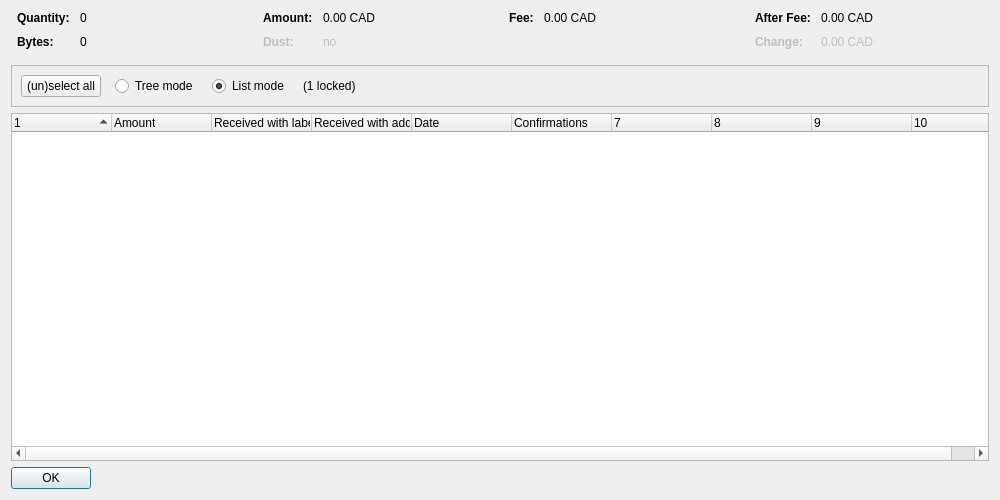
<?xml version="1.0" encoding="UTF-8"?>
<ui version="4.0">
 <class>CoinControlDialog</class>
 <widget class="QDialog" name="CoinControlDialog">
  <property name="geometry">
   <rect>
    <x>0</x>
    <y>0</y>
    <width>1000</width>
    <height>500</height>
   </rect>
  </property>
  <property name="windowTitle">
   <string>Coin Selection</string>
  </property>
  <layout class="QVBoxLayout" name="verticalLayout">
   <item>
    <layout class="QHBoxLayout" name="horizontalLayoutTop" stretch="0,0,0,0">
     <property name="topMargin">
      <number>0</number>
     </property>
     <property name="bottomMargin">
      <number>10</number>
     </property>
     <item>
      <layout class="QFormLayout" name="formLayoutCoinControl1">
       <property name="horizontalSpacing">
        <number>10</number>
       </property>
       <property name="verticalSpacing">
        <number>10</number>
       </property>
       <property name="leftMargin">
        <number>6</number>
       </property>
       <property name="rightMargin">
        <number>6</number>
       </property>
       <item row="0" column="0">
        <widget class="QLabel" name="labelCoinControlQuantityText">
         <property name="font">
          <font>
           <weight>75</weight>
           <bold>true</bold>
          </font>
         </property>
         <property name="text">
          <string>Quantity:</string>
         </property>
        </widget>
       </item>
       <item row="0" column="1">
        <widget class="QLabel" name="labelCoinControlQuantity">
         <property name="cursor">
          <cursorShape>IBeamCursor</cursorShape>
         </property>
         <property name="contextMenuPolicy">
          <enum>Qt::ActionsContextMenu</enum>
         </property>
         <property name="text">
          <string notr="true">0</string>
         </property>
         <property name="textInteractionFlags">
          <set>Qt::LinksAccessibleByMouse|Qt::TextSelectableByKeyboard|Qt::TextSelectableByMouse</set>
         </property>
        </widget>
       </item>
       <item row="1" column="0">
        <widget class="QLabel" name="labelCoinControlBytesText">
         <property name="font">
          <font>
           <weight>75</weight>
           <bold>true</bold>
          </font>
         </property>
         <property name="text">
          <string>Bytes:</string>
         </property>
        </widget>
       </item>
       <item row="1" column="1">
        <widget class="QLabel" name="labelCoinControlBytes">
         <property name="cursor">
          <cursorShape>IBeamCursor</cursorShape>
         </property>
         <property name="contextMenuPolicy">
          <enum>Qt::ActionsContextMenu</enum>
         </property>
         <property name="text">
          <string notr="true">0</string>
         </property>
         <property name="textInteractionFlags">
          <set>Qt::LinksAccessibleByMouse|Qt::TextSelectableByKeyboard|Qt::TextSelectableByMouse</set>
         </property>
        </widget>
       </item>
      </layout>
     </item>
     <item>
      <layout class="QFormLayout" name="formLayoutCoinControl2">
       <property name="horizontalSpacing">
        <number>10</number>
       </property>
       <property name="verticalSpacing">
        <number>10</number>
       </property>
       <property name="leftMargin">
        <number>6</number>
       </property>
       <property name="rightMargin">
        <number>6</number>
       </property>
       <item row="0" column="0">
        <widget class="QLabel" name="labelCoinControlAmountText">
         <property name="font">
          <font>
           <weight>75</weight>
           <bold>true</bold>
          </font>
         </property>
         <property name="text">
          <string>Amount:</string>
         </property>
        </widget>
       </item>
       <item row="0" column="1">
        <widget class="QLabel" name="labelCoinControlAmount">
         <property name="cursor">
          <cursorShape>IBeamCursor</cursorShape>
         </property>
         <property name="contextMenuPolicy">
          <enum>Qt::ActionsContextMenu</enum>
         </property>
         <property name="text">
          <string notr="true">0.00 CAD</string>
         </property>
         <property name="textInteractionFlags">
          <set>Qt::LinksAccessibleByMouse|Qt::TextSelectableByKeyboard|Qt::TextSelectableByMouse</set>
         </property>
        </widget>
       </item>
       <item row="1" column="0">
        <widget class="QLabel" name="labelCoinControlLowOutputText">
         <property name="enabled">
          <bool>false</bool>
         </property>
         <property name="font">
          <font>
           <weight>75</weight>
           <bold>true</bold>
          </font>
         </property>
         <property name="text">
          <string>Dust:</string>
         </property>
        </widget>
       </item>
       <item row="1" column="1">
        <widget class="QLabel" name="labelCoinControlLowOutput">
         <property name="enabled">
          <bool>false</bool>
         </property>
         <property name="cursor">
          <cursorShape>IBeamCursor</cursorShape>
         </property>
         <property name="contextMenuPolicy">
          <enum>Qt::ActionsContextMenu</enum>
         </property>
         <property name="text">
          <string notr="true">no</string>
         </property>
         <property name="textInteractionFlags">
          <set>Qt::LinksAccessibleByMouse|Qt::TextSelectableByKeyboard|Qt::TextSelectableByMouse</set>
         </property>
        </widget>
       </item>
      </layout>
     </item>
     <item>
      <layout class="QFormLayout" name="formLayoutCoinControl3">
       <property name="horizontalSpacing">
        <number>10</number>
       </property>
       <property name="verticalSpacing">
        <number>10</number>
       </property>
       <property name="leftMargin">
        <number>6</number>
       </property>
       <property name="rightMargin">
        <number>6</number>
       </property>
       <item row="0" column="0">
        <widget class="QLabel" name="labelCoinControlFeeText">
         <property name="font">
          <font>
           <weight>75</weight>
           <bold>true</bold>
          </font>
         </property>
         <property name="text">
          <string>Fee:</string>
         </property>
        </widget>
       </item>
       <item row="0" column="1">
        <widget class="QLabel" name="labelCoinControlFee">
         <property name="cursor">
          <cursorShape>IBeamCursor</cursorShape>
         </property>
         <property name="contextMenuPolicy">
          <enum>Qt::ActionsContextMenu</enum>
         </property>
         <property name="text">
          <string notr="true">0.00 CAD</string>
         </property>
         <property name="textInteractionFlags">
          <set>Qt::LinksAccessibleByMouse|Qt::TextSelectableByKeyboard|Qt::TextSelectableByMouse</set>
         </property>
        </widget>
       </item>
      </layout>
     </item>
     <item>
      <layout class="QFormLayout" name="formLayoutCoinControl4">
       <property name="horizontalSpacing">
        <number>10</number>
       </property>
       <property name="verticalSpacing">
        <number>10</number>
       </property>
       <property name="leftMargin">
        <number>6</number>
       </property>
       <property name="rightMargin">
        <number>6</number>
       </property>
       <item row="0" column="0">
        <widget class="QLabel" name="labelCoinControlAfterFeeText">
         <property name="font">
          <font>
           <weight>75</weight>
           <bold>true</bold>
          </font>
         </property>
         <property name="text">
          <string>After Fee:</string>
         </property>
        </widget>
       </item>
       <item row="0" column="1">
        <widget class="QLabel" name="labelCoinControlAfterFee">
         <property name="cursor">
          <cursorShape>IBeamCursor</cursorShape>
         </property>
         <property name="contextMenuPolicy">
          <enum>Qt::ActionsContextMenu</enum>
         </property>
         <property name="text">
          <string notr="true">0.00 CAD</string>
         </property>
         <property name="textInteractionFlags">
          <set>Qt::LinksAccessibleByMouse|Qt::TextSelectableByKeyboard|Qt::TextSelectableByMouse</set>
         </property>
        </widget>
       </item>
       <item row="1" column="0">
        <widget class="QLabel" name="labelCoinControlChangeText">
         <property name="enabled">
          <bool>false</bool>
         </property>
         <property name="font">
          <font>
           <weight>75</weight>
           <bold>true</bold>
          </font>
         </property>
         <property name="text">
          <string>Change:</string>
         </property>
        </widget>
       </item>
       <item row="1" column="1">
        <widget class="QLabel" name="labelCoinControlChange">
         <property name="enabled">
          <bool>false</bool>
         </property>
         <property name="cursor">
          <cursorShape>IBeamCursor</cursorShape>
         </property>
         <property name="contextMenuPolicy">
          <enum>Qt::ActionsContextMenu</enum>
         </property>
         <property name="text">
          <string notr="true">0.00 CAD</string>
         </property>
         <property name="textInteractionFlags">
          <set>Qt::LinksAccessibleByMouse|Qt::TextSelectableByKeyboard|Qt::TextSelectableByMouse</set>
         </property>
        </widget>
       </item>
      </layout>
     </item>
    </layout>
   </item>
   <item>
    <widget class="QFrame" name="frame">
     <property name="minimumSize">
      <size>
       <width>0</width>
       <height>40</height>
      </size>
     </property>
     <property name="frameShape">
      <enum>QFrame::StyledPanel</enum>
     </property>
     <property name="frameShadow">
      <enum>QFrame::Sunken</enum>
     </property>
     <layout class="QHBoxLayout" name="horizontalLayout">
      <item>
       <layout class="QHBoxLayout" name="horizontalLayoutPanel" stretch="0,0,0,0,0">
        <property name="spacing">
         <number>14</number>
        </property>
        <item>
         <widget class="QPushButton" name="pushButtonSelectAll">
          <property name="sizePolicy">
           <sizepolicy hsizetype="Maximum" vsizetype="Fixed">
            <horstretch>0</horstretch>
            <verstretch>0</verstretch>
           </sizepolicy>
          </property>
          <property name="text">
           <string>(un)select all</string>
          </property>
          <property name="autoDefault">
           <bool>false</bool>
          </property>
         </widget>
        </item>
        <item>
         <widget class="QRadioButton" name="radioTreeMode">
          <property name="sizePolicy">
           <sizepolicy hsizetype="Maximum" vsizetype="Fixed">
            <horstretch>0</horstretch>
            <verstretch>0</verstretch>
           </sizepolicy>
          </property>
          <property name="text">
           <string>Tree mode</string>
          </property>
         </widget>
        </item>
        <item>
         <widget class="QRadioButton" name="radioListMode">
          <property name="sizePolicy">
           <sizepolicy hsizetype="Maximum" vsizetype="Fixed">
            <horstretch>0</horstretch>
            <verstretch>0</verstretch>
           </sizepolicy>
          </property>
          <property name="text">
           <string>List mode</string>
          </property>
          <property name="checked">
           <bool>true</bool>
          </property>
         </widget>
        </item>
        <item>
         <widget class="QLabel" name="labelLocked">
          <property name="text">
           <string notr="true">(1 locked)</string>
          </property>
         </widget>
        </item>
        <item>
         <spacer name="horizontalSpacer">
          <property name="orientation">
           <enum>Qt::Horizontal</enum>
          </property>
          <property name="sizeHint" stdset="0">
           <size>
            <width>40</width>
            <height>20</height>
           </size>
          </property>
         </spacer>
        </item>
       </layout>
      </item>
     </layout>
    </widget>
   </item>
   <item>
    <widget class="CoinControlTreeWidget" name="treeWidget">
     <property name="contextMenuPolicy">
      <enum>Qt::CustomContextMenu</enum>
     </property>
     <property name="sortingEnabled">
      <bool>false</bool>
     </property>
     <property name="columnCount">
      <number>10</number>
     </property>
     <attribute name="headerShowSortIndicator" stdset="0">
      <bool>true</bool>
     </attribute>
     <attribute name="headerStretchLastSection">
      <bool>false</bool>
     </attribute>
     <column>
      <property name="text">
       <string/>
      </property>
     </column>
     <column>
      <property name="text">
       <string>Amount</string>
      </property>
     </column>
     <column>
      <property name="text">
       <string>Received with label</string>
      </property>
     </column>
     <column>
      <property name="text">
       <string>Received with address</string>
      </property>
     </column>
     <column>
      <property name="text">
       <string>Date</string>
      </property>
     </column>
     <column>
      <property name="text">
       <string>Confirmations</string>
      </property>
      <property name="toolTip">
       <string>Confirmed</string>
      </property>
     </column>
     <column>
      <property name="text">
       <string/>
      </property>
     </column>
     <column>
      <property name="text">
       <string/>
      </property>
     </column>
     <column>
      <property name="text">
       <string/>
      </property>
     </column>
     <column>
      <property name="text">
       <string/>
      </property>
     </column>
    </widget>
   </item>
   <item>
    <widget class="QDialogButtonBox" name="buttonBox">
     <property name="sizePolicy">
      <sizepolicy hsizetype="Maximum" vsizetype="Fixed">
       <horstretch>0</horstretch>
       <verstretch>0</verstretch>
      </sizepolicy>
     </property>
     <property name="orientation">
      <enum>Qt::Horizontal</enum>
     </property>
     <property name="standardButtons">
      <set>QDialogButtonBox::Ok</set>
     </property>
    </widget>
   </item>
  </layout>
 </widget>
 <customwidgets>
  <customwidget>
   <class>CoinControlTreeWidget</class>
   <extends>QTreeWidget</extends>
   <header>coincontroltreewidget.h</header>
  </customwidget>
 </customwidgets>
 <resources/>
 <connections/>
</ui>
